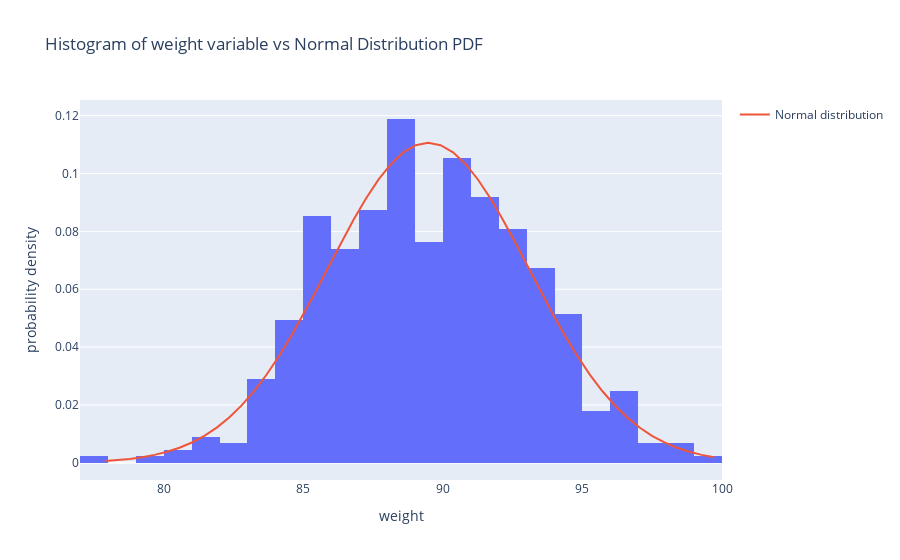
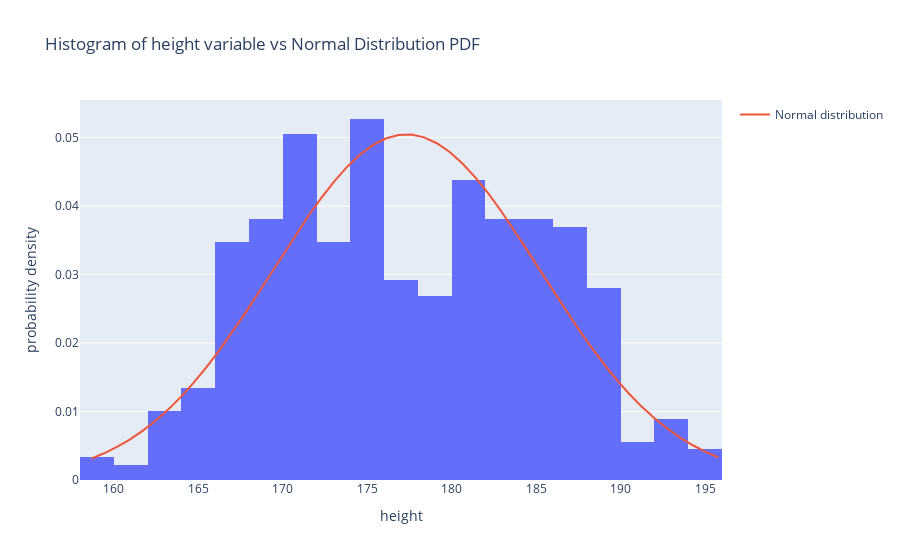
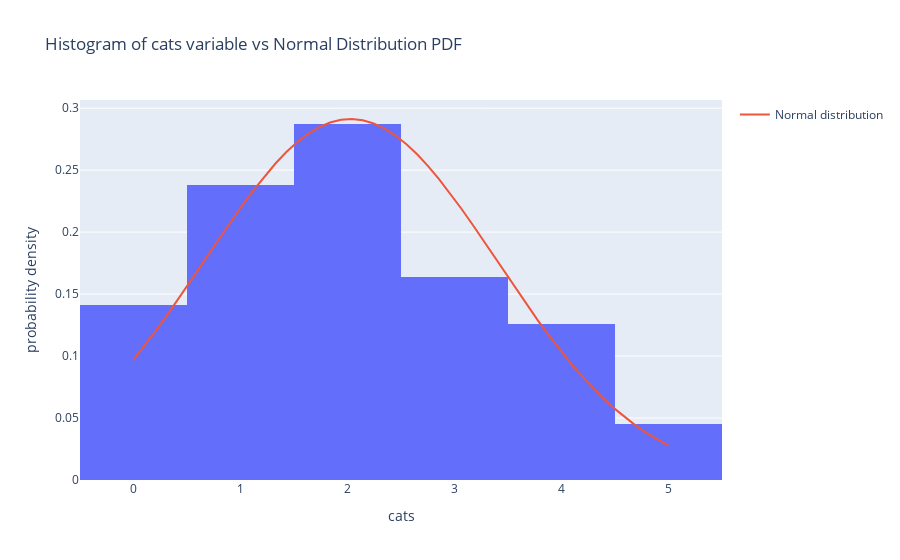
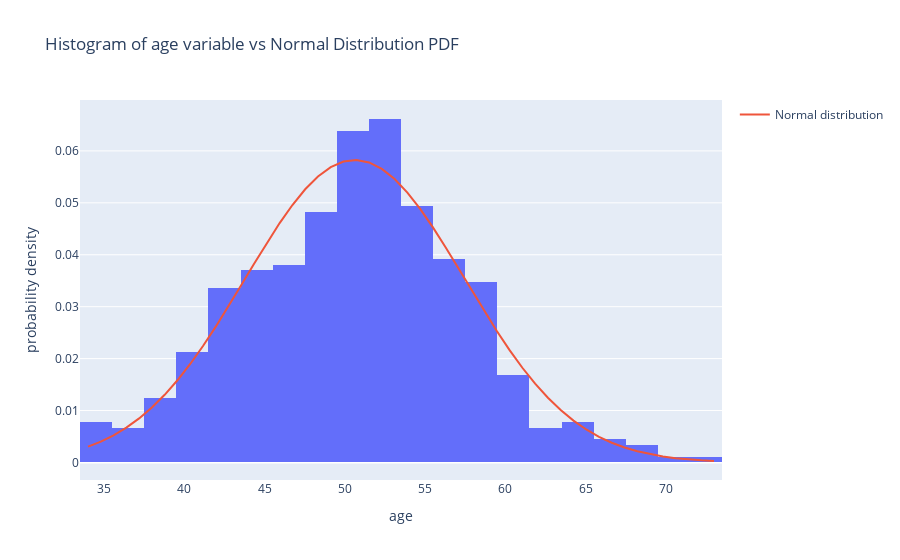

Notebook code for these charts, in order:
### Code cell
def plot_histogram_with_normal(
    data: pd.Series, var_name: str, alt_name: str | None = None
):
    mean = data.mean()
    std = data.std()

    fig = px.histogram(
        data,
        x=var_name,
        histnorm="probability density",
        title=f"Histogram of {alt_name if alt_name is not None else var_name} variable vs Normal Distribution PDF",
    )

    x = np.linspace(data.min(), data.max())
    fig.add_trace(
        go.Scatter(
            x=x,
            y=stats.norm.pdf(x, loc=mean, scale=std),
            name="Normal distribution",
        )
    )

    fig.show()


for column in quan_vars:
    col_data = data[column]
    plot_histogram_with_normal(col_data, column)

### Figure 1 — Plotly figure (JSON) as saved in the notebook; plotly's stock layout.template omitted (floating-point values rounded to 4 significant figures; data arrays with more than 128 entries replaced by an {"elided": "..."} marker saying what was removed)
{"data": [{"alignmentgroup": "True", "bingroup": "x", "histnorm": "probability density", "hovertemplate": "weight=%{x}<br>probability density=%{y}<extra></extra>", "legendgroup": "", "marker": {"color": "#636efa", "pattern": {"shape": ""}}, "name": "", "offsetgroup": "", "orientation": "v", "showlegend": false, "type": "histogram", "x": {"elided": "446 float values"}, "xaxis": "x", "yaxis": "y"}, {"name": "Normal distribution", "type": "scatter", "x": [77.89, 78.34, 78.78, 79.23, 79.67, 80.12, 80.56, 81.01, 81.45, 81.9, 82.35, 82.79, 83.24, 83.68, 84.13, 84.57, 85.02, 85.46, 85.91, 86.35, 86.8, 87.25, 87.69, 88.14, 88.58, 89.03, 89.47, 89.92, 90.36, 90.81, 91.26, 91.7, 92.15, 92.59, 93.04, 93.48, 93.93, 94.37, 94.82, 95.26, 95.71, 96.16, 96.6, 97.05, 97.49, 97.94, 98.38, 98.83, 99.27, 99.72], "y": [0.0006352, 0.0009374, 0.001362, 0.00195, 0.00275, 0.003818, 0.00522, 0.00703, 0.009324, 0.01218, 0.01567, 0.01985, 0.02477, 0.03044, 0.03684, 0.04391, 0.05154, 0.05959, 0.06784, 0.07608, 0.08401, 0.09138, 0.09788, 0.1033, 0.1073, 0.1098, 0.1106, 0.1098, 0.1073, 0.1033, 0.09794, 0.09144, 0.08409, 0.07615, 0.06792, 0.05966, 0.05161, 0.04398, 0.0369, 0.03049, 0.02482, 0.01989, 0.0157, 0.01221, 0.009348, 0.007049, 0.005235, 0.003829, 0.002758, 0.001957]}], "layout": {"barmode": "relative", "legend": {"tracegroupgap": 0}, "title": {"text": "Histogram of weight variable vs Normal Distribution PDF"}, "xaxis": {"anchor": "y", "domain": [0, 1], "title": {"text": "weight"}}, "yaxis": {"anchor": "x", "domain": [0, 1], "title": {"text": "probability density"}}}}

### Figure 2 — Plotly figure (JSON) as saved in the notebook; plotly's stock layout.template omitted (floating-point values rounded to 4 significant figures; data arrays with more than 128 entries replaced by an {"elided": "..."} marker saying what was removed)
{"data": [{"alignmentgroup": "True", "bingroup": "x", "histnorm": "probability density", "hovertemplate": "height=%{x}<br>probability density=%{y}<extra></extra>", "legendgroup": "", "marker": {"color": "#636efa", "pattern": {"shape": ""}}, "name": "", "offsetgroup": "", "orientation": "v", "showlegend": false, "type": "histogram", "x": {"elided": "446 float values"}, "xaxis": "x", "yaxis": "y"}, {"name": "Normal distribution", "type": "scatter", "x": [158.7, 159.4, 160.2, 160.9, 161.7, 162.5, 163.2, 164.0, 164.7, 165.5, 166.2, 167.0, 167.8, 168.5, 169.3, 170.0, 170.8, 171.5, 172.3, 173.1, 173.8, 174.6, 175.3, 176.1, 176.9, 177.6, 178.4, 179.1, 179.9, 180.6, 181.4, 182.2, 182.9, 183.7, 184.4, 185.2, 185.9, 186.7, 187.5, 188.2, 189.0, 189.7, 190.5, 191.2, 192.0, 192.8, 193.5, 194.3, 195.0, 195.8], "y": [0.003124, 0.003898, 0.00482, 0.005904, 0.007167, 0.008621, 0.01027, 0.01213, 0.0142, 0.01646, 0.01891, 0.02153, 0.02429, 0.02714, 0.03006, 0.03299, 0.03587, 0.03864, 0.04125, 0.04364, 0.04574, 0.0475, 0.04888, 0.04984, 0.05036, 0.05041, 0.05001, 0.04916, 0.04788, 0.0462, 0.04418, 0.04186, 0.0393, 0.03656, 0.0337, 0.03078, 0.02785, 0.02498, 0.02219, 0.01954, 0.01705, 0.01474, 0.01262, 0.01071, 0.009008, 0.007506, 0.006197, 0.00507, 0.00411, 0.003301]}], "layout": {"barmode": "relative", "legend": {"tracegroupgap": 0}, "title": {"text": "Histogram of height variable vs Normal Distribution PDF"}, "xaxis": {"anchor": "y", "domain": [0, 1], "title": {"text": "height"}}, "yaxis": {"anchor": "x", "domain": [0, 1], "title": {"text": "probability density"}}}}

### Figure 3 — Plotly figure (JSON) as saved in the notebook; plotly's stock layout.template omitted (floating-point values rounded to 4 significant figures; data arrays with more than 128 entries replaced by an {"elided": "..."} marker saying what was removed)
{"data": [{"alignmentgroup": "True", "bingroup": "x", "histnorm": "probability density", "hovertemplate": "cats=%{x}<br>probability density=%{y}<extra></extra>", "legendgroup": "", "marker": {"color": "#636efa", "pattern": {"shape": ""}}, "name": "", "offsetgroup": "", "orientation": "v", "showlegend": false, "type": "histogram", "x": {"elided": "446 int values"}, "xaxis": "x", "yaxis": "y"}, {"name": "Normal distribution", "type": "scatter", "x": [0, 0.102, 0.2041, 0.3061, 0.4082, 0.5102, 0.6122, 0.7143, 0.8163, 0.9184, 1.02, 1.122, 1.224, 1.327, 1.429, 1.531, 1.633, 1.735, 1.837, 1.939, 2.041, 2.143, 2.245, 2.347, 2.449, 2.551, 2.653, 2.755, 2.857, 2.959, 3.061, 3.163, 3.265, 3.367, 3.469, 3.571, 3.673, 3.776, 3.878, 3.98, 4.082, 4.184, 4.286, 4.388, 4.49, 4.592, 4.694, 4.796, 4.898, 5], "y": [0.09719, 0.1082, 0.1199, 0.132, 0.1446, 0.1575, 0.1706, 0.1837, 0.1968, 0.2097, 0.2221, 0.234, 0.2451, 0.2554, 0.2646, 0.2726, 0.2793, 0.2846, 0.2884, 0.2907, 0.2913, 0.2903, 0.2877, 0.2836, 0.2779, 0.2709, 0.2626, 0.2531, 0.2426, 0.2313, 0.2193, 0.2067, 0.1938, 0.1807, 0.1676, 0.1545, 0.1417, 0.1292, 0.1172, 0.1057, 0.09476, 0.08451, 0.07495, 0.06611, 0.05799, 0.05058, 0.04388, 0.03785, 0.03247, 0.0277]}], "layout": {"barmode": "relative", "legend": {"tracegroupgap": 0}, "title": {"text": "Histogram of cats variable vs Normal Distribution PDF"}, "xaxis": {"anchor": "y", "domain": [0, 1], "title": {"text": "cats"}}, "yaxis": {"anchor": "x", "domain": [0, 1], "title": {"text": "probability density"}}}}

### Figure 4 — Plotly figure (JSON) as saved in the notebook; plotly's stock layout.template omitted (floating-point values rounded to 4 significant figures; data arrays with more than 128 entries replaced by an {"elided": "..."} marker saying what was removed)
{"data": [{"alignmentgroup": "True", "bingroup": "x", "histnorm": "probability density", "hovertemplate": "age=%{x}<br>probability density=%{y}<extra></extra>", "legendgroup": "", "marker": {"color": "#636efa", "pattern": {"shape": ""}}, "name": "", "offsetgroup": "", "orientation": "v", "showlegend": false, "type": "histogram", "x": {"elided": "446 int values"}, "xaxis": "x", "yaxis": "y"}, {"name": "Normal distribution", "type": "scatter", "x": [34, 34.8, 35.59, 36.39, 37.18, 37.98, 38.78, 39.57, 40.37, 41.16, 41.96, 42.76, 43.55, 44.35, 45.14, 45.94, 46.73, 47.53, 48.33, 49.12, 49.92, 50.71, 51.51, 52.31, 53.1, 53.9, 54.69, 55.49, 56.29, 57.08, 57.88, 58.67, 59.47, 60.27, 61.06, 61.86, 62.65, 63.45, 64.24, 65.04, 65.84, 66.63, 67.43, 68.22, 69.02, 69.82, 70.61, 71.41, 72.2, 73], "y": [0.003054, 0.004024, 0.005229, 0.006704, 0.00848, 0.01058, 0.01303, 0.01583, 0.01896, 0.02242, 0.02615, 0.03009, 0.03417, 0.03827, 0.04229, 0.0461, 0.04958, 0.05261, 0.05508, 0.05688, 0.05796, 0.05827, 0.05779, 0.05654, 0.05458, 0.05198, 0.04884, 0.04527, 0.0414, 0.03736, 0.03325, 0.0292, 0.0253, 0.02163, 0.01824, 0.01517, 0.01245, 0.01008, 0.008057, 0.00635, 0.004938, 0.003788, 0.002867, 0.002141, 0.001577, 0.001146, 0.0008219, 0.0005815, 0.0004058, 0.0002794]}], "layout": {"barmode": "relative", "legend": {"tracegroupgap": 0}, "title": {"text": "Histogram of age variable vs Normal Distribution PDF"}, "xaxis": {"anchor": "y", "domain": [0, 1], "title": {"text": "age"}}, "yaxis": {"anchor": "x", "domain": [0, 1], "title": {"text": "probability density"}}}}
